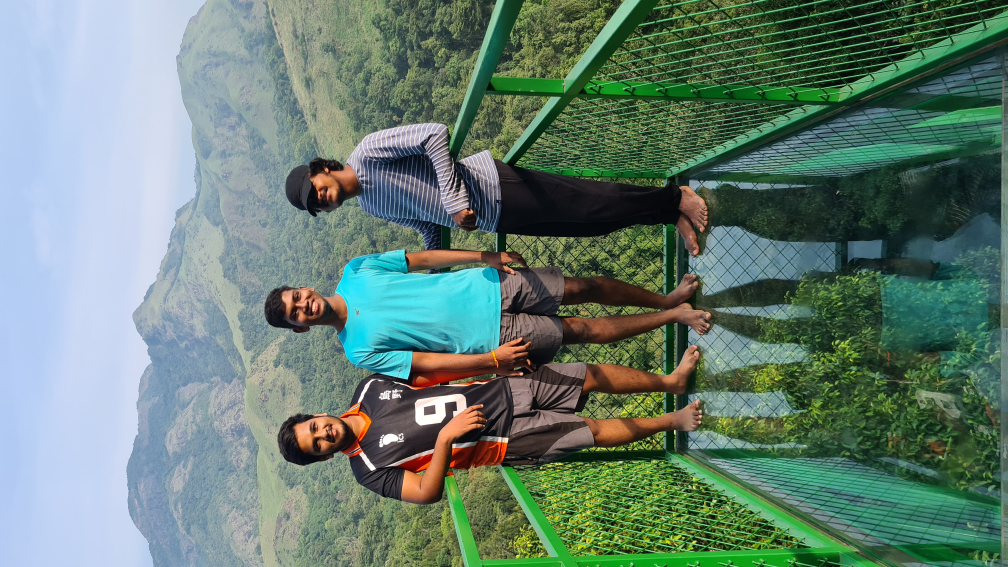
#> input picture Wayanad.jpg, 4032 x 2268 px (shown at 1/4 size)
$ python image_fundamentals.py
#> lines starting #> are read from the running program, lines starting #| are printed output that depends on the picture
import cv2

img = cv2.imread('Wayanad.jpg', -1)
#> img is the input picture: shape (2268, 4032, 3); mean B, G, R 115.4, 127.5, 102.8
img = cv2.resize(img, (0, 0), fx=0.25, fy=0.25)
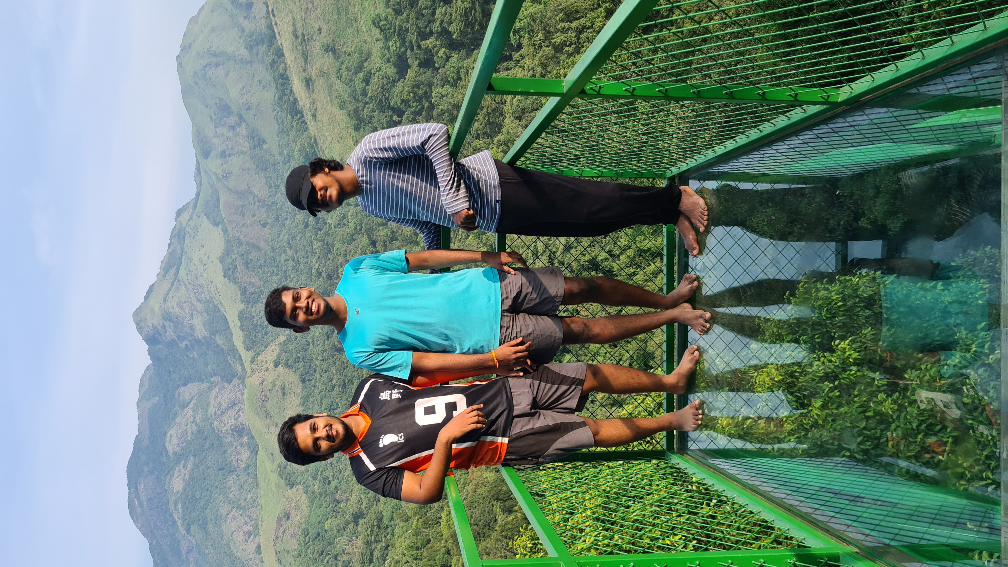
#> img: shape (567, 1008, 3); mean B, G, R 115.5, 127.6, 102.9
img = cv2.rotate(img, cv2.ROTATE_90_CLOCKWISE)
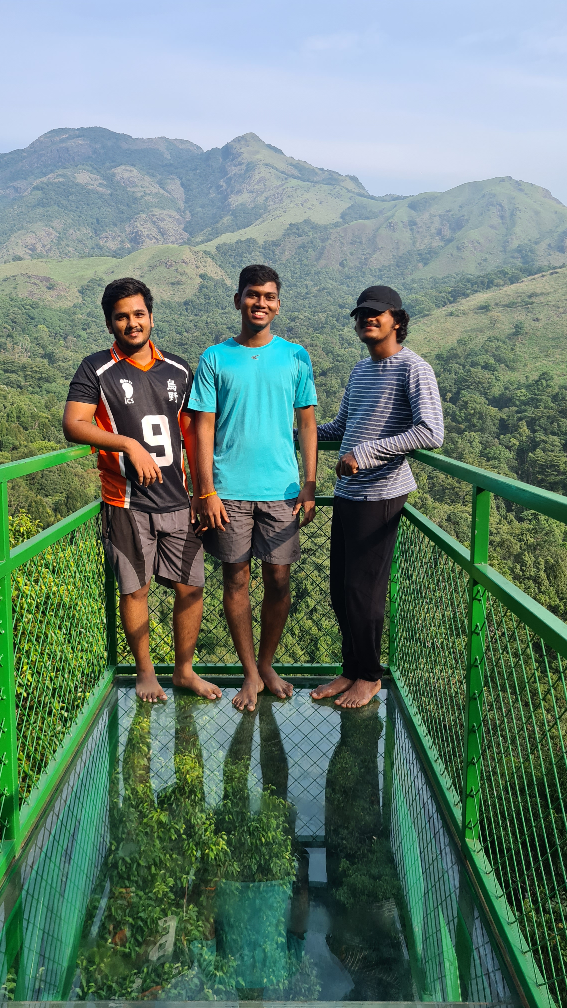
#> img: shape (1008, 567, 3); mean B, G, R 115.5, 127.6, 102.9

cv2.imwrite('Wayanad_2021.jpg', img)

cv2.imshow('Image', img)
cv2.waitKey(0)
cv2.destroyAllWindows()

$ run again, with soccer_practice.jpg copied over Wayanad.jpg
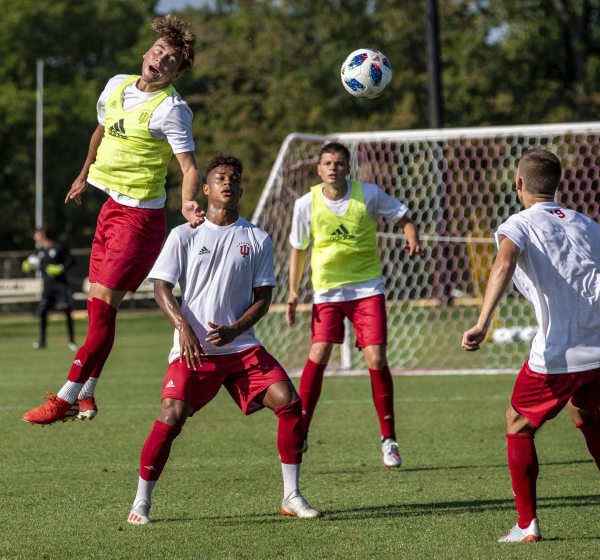
#> input picture soccer_practice.jpg, 1200 x 1119 px (shown at 1/2 size)
#> img is the input picture: shape (1119, 1200, 3); mean B, G, R 70.9, 96, 102.6
#> `img = cv2.resize(img, (0, 0), fx=0.25, fy=0.25)`:
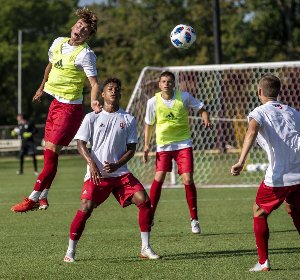
#> img: shape (280, 300, 3); mean B, G, R 71, 96.1, 102.7
#> `img = cv2.rotate(img, cv2.ROTATE_90_CLOCKWISE)`:
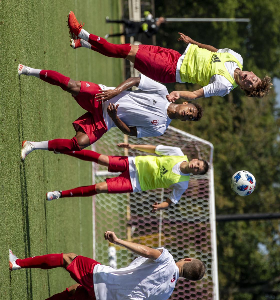
#> img: shape (300, 280, 3); mean B, G, R 71, 96.1, 102.7
